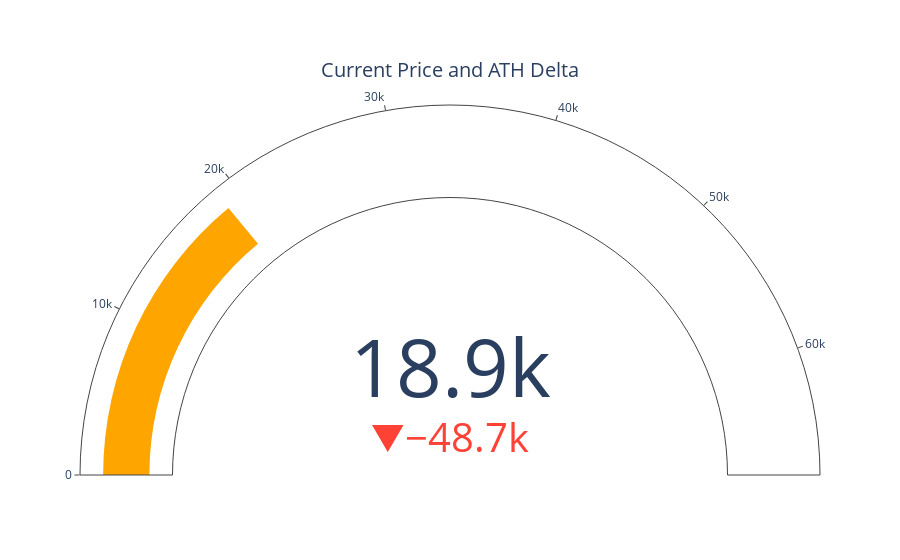

The code cell stored with this chart in its notebook:
### Code cell
import plotly.graph_objects as go

fig = go.Figure(go.Indicator(
    domain = {'x': [0, 1], 'y': [0, 1]},
    value = df.price.iloc[-1],
    mode = "gauge+number+delta",
    title = {'text': "Current Price and ATH Delta"},
    delta = {'reference': df.price[df['price']==df.price.max()].tolist()[0]},
    gauge = {'axis': {'range': [None, df.price[df['price']==df.price.max()].tolist()[0]]},
    'bar': {'color': "orange"}}))

fig.show()
fig.write_html("../static/priceath.html")

### Figure 1 — Plotly figure (JSON) as saved in the notebook; plotly's stock layout.template omitted (floating-point values rounded to 4 significant figures)
{"data": [{"delta": {"reference": 67530.0}, "domain": {"x": [0, 1], "y": [0, 1]}, "gauge": {"axis": {"range": [null, 67530.0]}, "bar": {"color": "orange"}}, "mode": "gauge+number+delta", "title": {"text": "Current Price and ATH Delta"}, "type": "indicator", "value": 18870.0}], "layout": {}}
